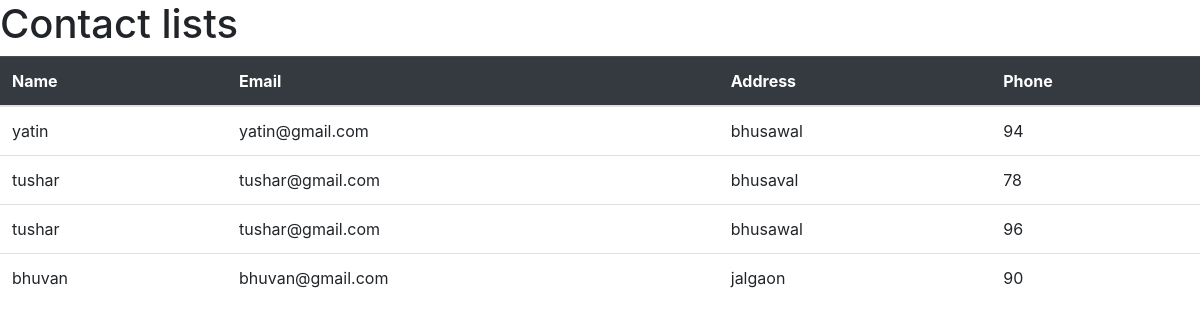
/contacts/, run on the app's committed database.
### contact/models.py (models this page shows)
class ContactModel(models.Model):
	name = models.CharField(max_length=100)
	email = models.EmailField()
	address = models.CharField(max_length=100)
	phone = models.CharField(max_length=50)

### contact/views.py (the view)
# urls.py: path('contacts/', views.ContactList.as_view(), name='contact_list'),
class ContactList(ListView):
	model=ContactModel
	template_name= 'contact/contact_list.html'
	context_object_name= 'ContactModel'

### template/contact/contact_list.html (shortened to what this page needs)
<!DOCTYPE html>
<html lang="en">
<head>
    <link rel="stylesheet" href="https://cdn.jsdelivr.net/npm/bootstrap@4.5.3/dist/css/bootstrap.min.css">
</head>
<body>
    <h1>Contact lists</h1>
    <table class="table">
        <thead class="table-dark">
            <tr>
                <th>Name</th>
                <th>Email</th>
                <th>Address</th>
                <th>Phone</th>
            </tr>
        </thead>
        <tbody>
            {% for contact in object_list %}
            <tr>
                <td>{{ contact.name }}</td>
                <td>{{ contact.email }}</td>
                <td>{{ contact.address }}</td>
                <td>{{ contact.phone}}</td>
            </tr>
            {% endfor %}
        </tbody>
    </table>
</body>
</html>

### data on the page
ContactModel: name "yatin", email "yatin@gmail.com", address "bhusawal", phone "94"
ContactModel: name "tushar", email "tushar@gmail.com", address "bhusaval", phone "78"
ContactModel: name "tushar", email "tushar@gmail.com", address "bhusawal", phone "96"
ContactModel: name "bhuvan", email "bhuvan@gmail.com", address "jalgaon", phone "90"
